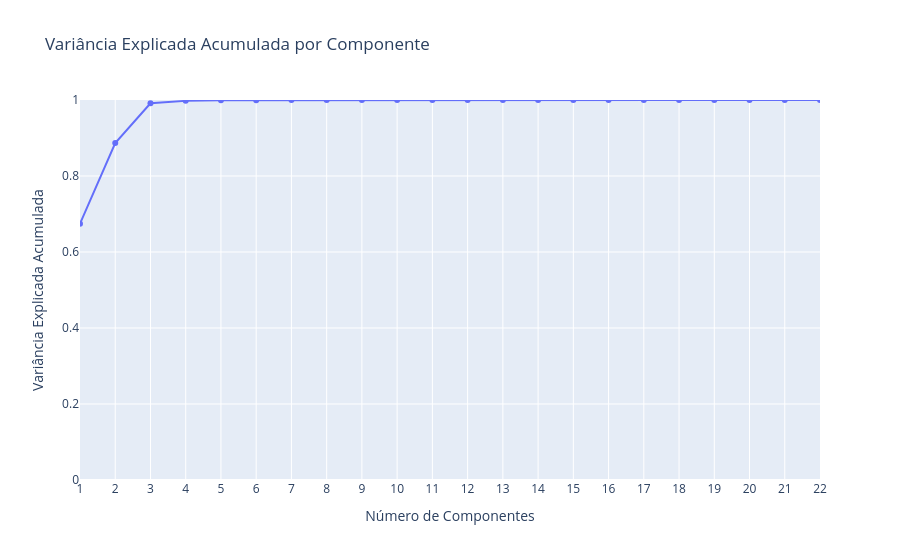

The notebook cell saved with this chart:
### Code cell
# Variância explicada por cada componente
explained_variance = pca.explained_variance_ratio_
# Variância explicada acumulada
cumulative_variance = explained_variance.cumsum()

# Plotando a variância explicada acumulada
df_pca = pd.DataFrame({
    'n_components': range(1, len(cumulative_variance) + 1),
    'cumulative_variance': cumulative_variance})

fig = px.line(df_pca, x='n_components', y='cumulative_variance',
    markers=True, title='Variância Explicada Acumulada por Componente',
    labels={'n_components': 'Número de Componentes', 'cumulative_variance': 'Variância Explicada Acumulada'})
fig.update_layout(xaxis=dict(dtick=1, tickmode='linear', range=[1, len(cumulative_variance)]),
                  yaxis=dict(range=[0, 1]))
fig.show()

### Figure 1 — Plotly figure (JSON) as saved in the notebook; plotly's stock layout.template omitted (floating-point values rounded to 4 significant figures)
{"data": [{"hovertemplate": "Número de Componentes=%{x}<br>Variância Explicada Acumulada=%{y}<extra></extra>", "legendgroup": "", "line": {"color": "#636efa", "dash": "solid"}, "marker": {"symbol": "circle"}, "mode": "lines+markers", "name": "", "orientation": "v", "showlegend": false, "type": "scatter", "x": [1, 2, 3, 4, 5, 6, 7, 8, 9, 10, 11, 12, 13, 14, 15, 16, 17, 18, 19, 20, 21, 22], "xaxis": "x", "y": [0.6745, 0.8868, 0.9913, 0.9977, 0.9995, 0.9996, 0.9998, 0.9998, 0.9999, 0.9999, 0.9999, 0.9999, 1.0, 1.0, 1.0, 1.0, 1.0, 1.0, 1.0, 1.0, 1.0, 1.0], "yaxis": "y"}], "layout": {"legend": {"tracegroupgap": 0}, "title": {"text": "Variância Explicada Acumulada por Componente"}, "xaxis": {"anchor": "y", "domain": [0, 1], "dtick": 1, "range": [1, 22], "tickmode": "linear", "title": {"text": "Número de Componentes"}}, "yaxis": {"anchor": "x", "domain": [0, 1], "range": [0, 1], "title": {"text": "Variância Explicada Acumulada"}}}}
